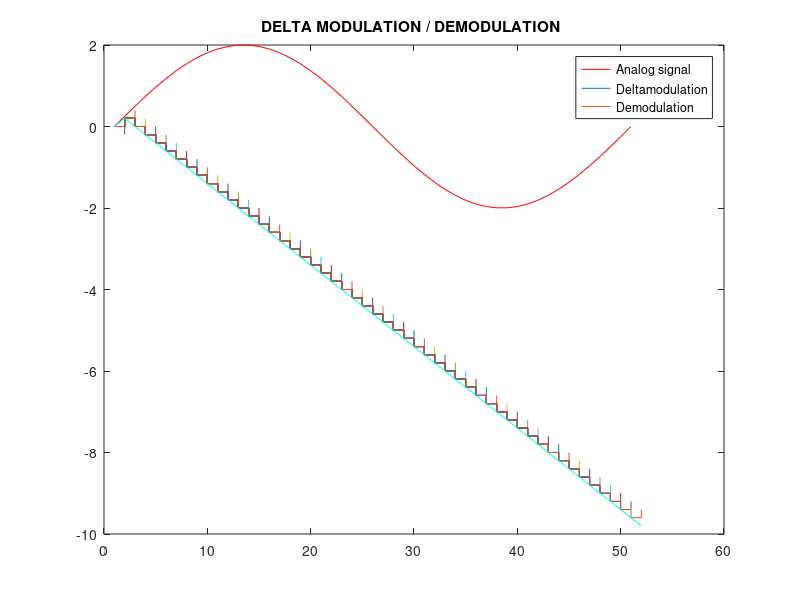

MATLAB code for this plot:
clc;
clear all;
close all;
a=2;
t=0:2*pi/50:2*pi;
x=a*sin(t);
l=length(x);
plot(x,'r');
delta=0.2;
hold on
xn=0;
for i=1:l;
if x(i)>xn(i)
d(i)=1;
xn(i+1)=xn(i)+delta;
else
d(i)=0; xn(i+1)=xn(i)-delta;
end
stairs(xn)
hold on
fori=1:d
if d(i)>xn(i)
d(i)=0;
xn(i+1)=xn(i)-delta;
else
d(i)=1; xn(i+1)=xn(i)+delta;
end
end
plot(xn,'c');
legend('Analog signal','Deltamodulation','Demodulation')
title('DELTA MODULATION / DEMODULATION ');